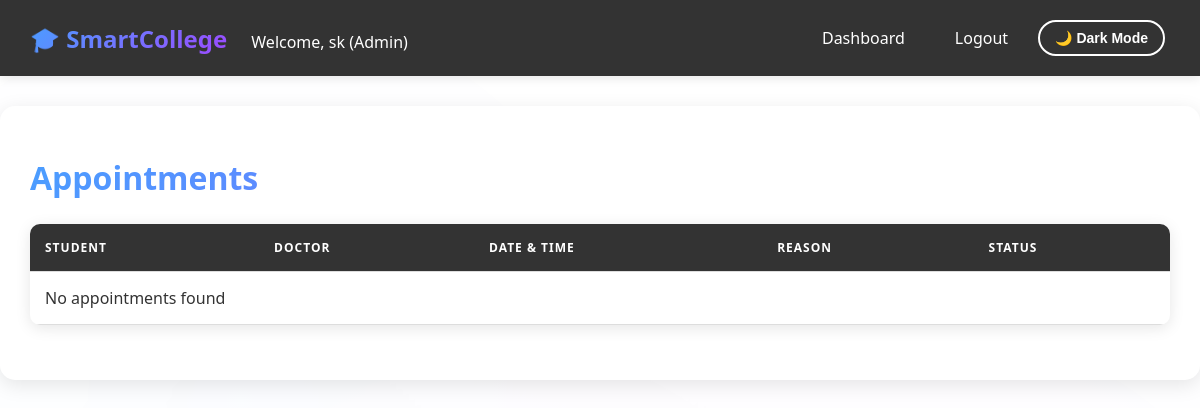
/healthcare/view-appointments/ (signed in), run on an earlier commit of the app's database.
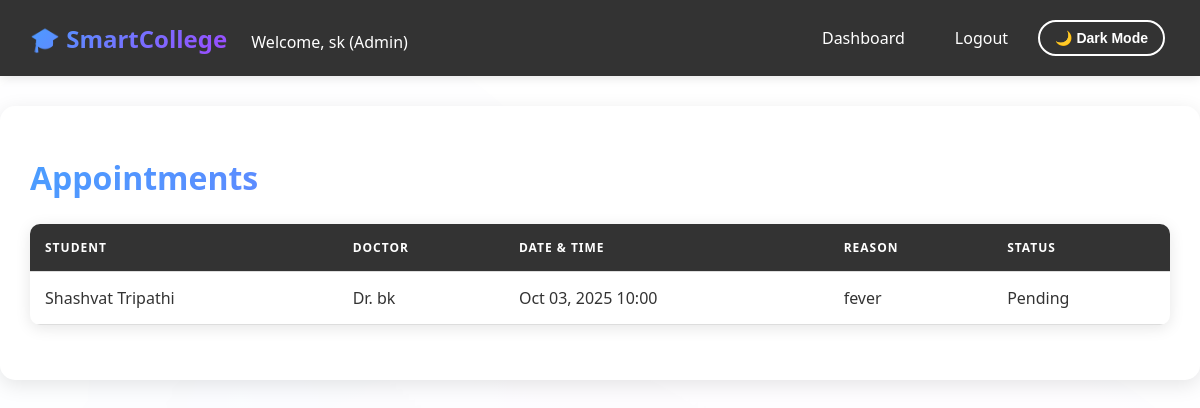
And on a later commit of the database.
### healthcare_app/models.py (models this page shows, shortened)
class Appointment(models.Model):
    STATUS_CHOICES = (
        ('pending', 'Pending'),
        ('confirmed', 'Confirmed'),
        ('completed', 'Completed'),
        ('cancelled', 'Cancelled'),
    )
    student = models.ForeignKey(User, on_delete=models.CASCADE, related_name='appointments', limit_choices_to={'profile__role': 'student'})
    doctor = models.ForeignKey(User, on_delete=models.CASCADE, related_name='doctor_appointments', limit_choices_to={'profile__role': 'doctor'})
    appointment_date = models.DateTimeField()
    reason = models.TextField()
    status = models.CharField(max_length=20, choices=STATUS_CHOICES, default='pending')
    created_at = models.DateTimeField(auto_now_add=True)

### healthcare_app/views.py (the view)
# urls.py: path('view-appointments/', views.view_appointments, name='view_appointments'),
@login_required
def view_appointments(request):
    profile = request.user.profile
    if profile.role == 'student':
        appointments = Appointment.objects.filter(student=request.user).order_by('-appointment_date')
    elif profile.role == 'doctor':
        appointments = Appointment.objects.filter(doctor=request.user).order_by('-appointment_date')
    else:
        appointments = Appointment.objects.all().order_by('-appointment_date')
    return render(request, 'healthcare_app/view_appointments.html', {'appointments': appointments})

### templates/healthcare_app/view_appointments.html (shortened to what this page needs)
{% extends 'base.html' %}
{% block content %}
<h1>Appointments</h1>
<table>
    <thead>
        <tr>
            <th>Student</th>
            <th>Doctor</th>
            <th>Date & Time</th>
            <th>Reason</th>
            <th>Status</th>
        </tr>
    </thead>
    <tbody>
        {% for appt in appointments %}
        <tr>
            <td>{{ appt.student.username }}</td>
            <td>Dr. {{ appt.doctor.username }}</td>
            <td>{{ appt.appointment_date|date:"M d, Y H:i" }}</td>
            <td>{{ appt.reason|truncatewords:10 }}</td>
            <td>{{ appt.status|title }}</td>
        </tr>
        {% empty %}
        <tr><td colspan="5">No appointments found</td></tr>
        {% endfor %}
    </tbody>
</table>
{% endblock %}

What changed in the data, as far as the page shows it:
added Appointment: student.username "Shashvat Tripathi", doctor.username "bk", appointment_date "Oct 03, 2025 10:00", reason "fever", status "Pending"
Also different on the page:
text no longer shown: "No appointments found"
